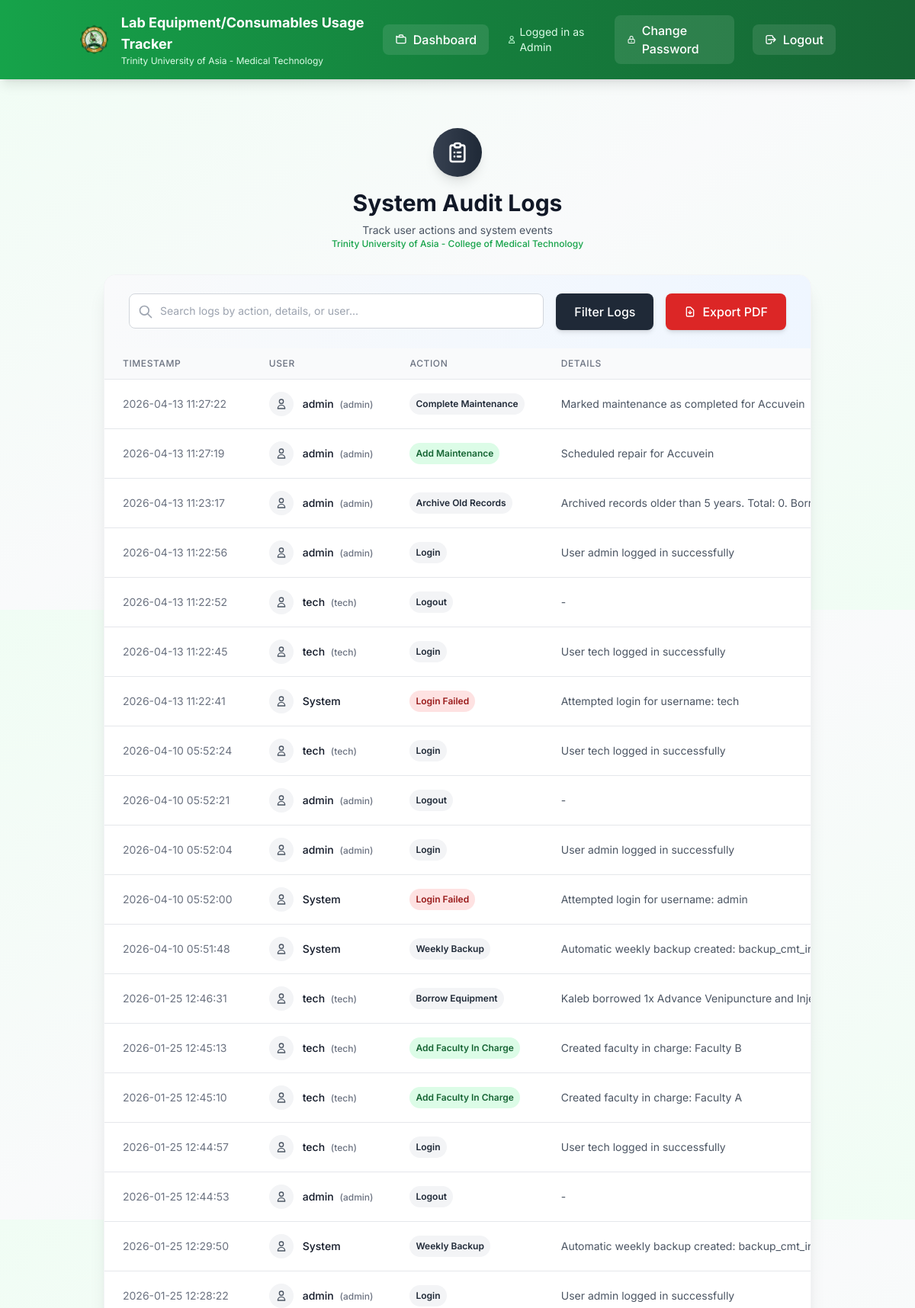
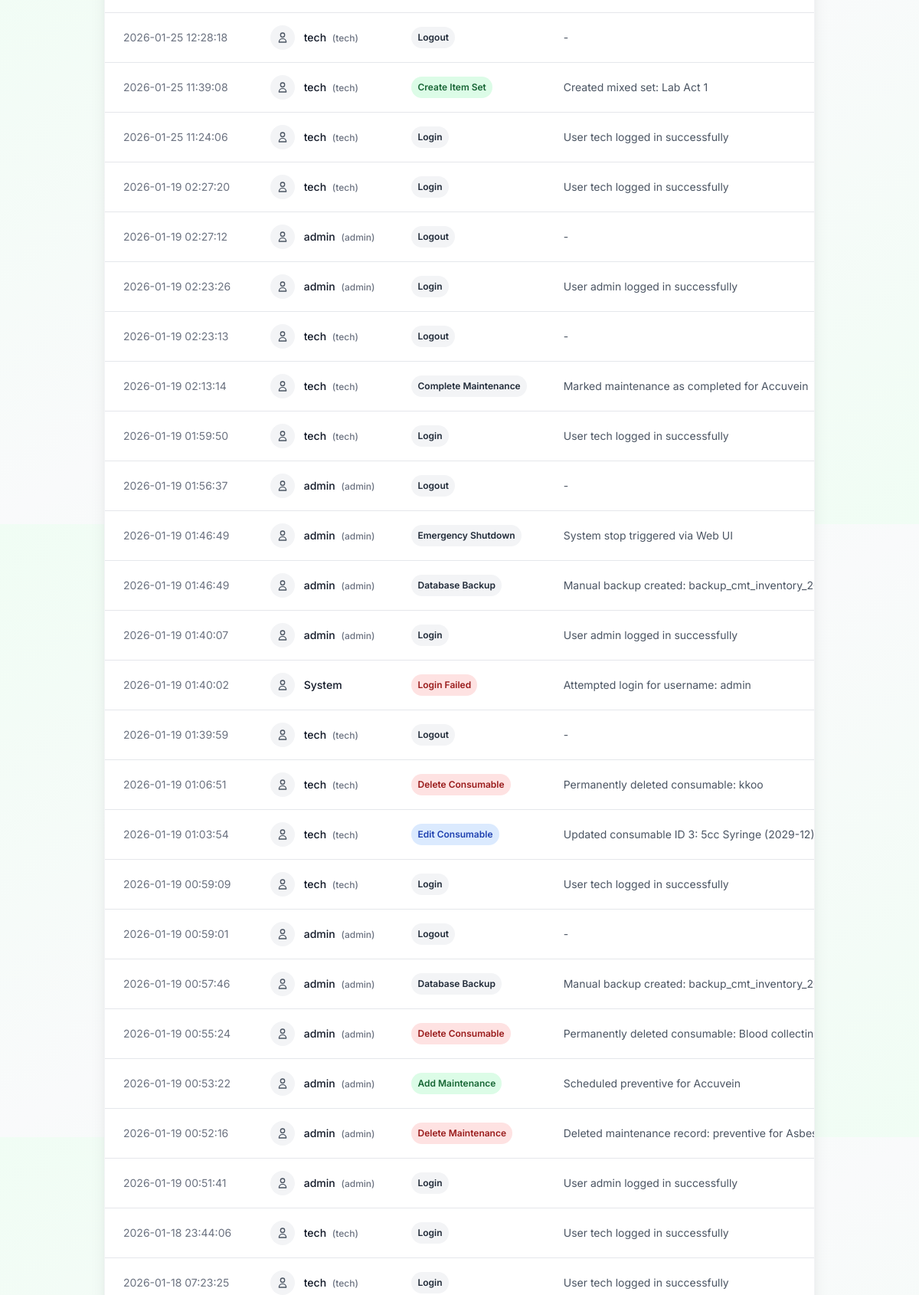
/admin/logs (signed in, upper part), run on the app's committed database (2 pictures, top to bottom).
### models.py (models this page shows)
class AuditLog(db.Model):
    id = db.Column(db.Integer, primary_key=True)
    user_id = db.Column(db.Integer, db.ForeignKey('user.id'), nullable=True)
    action = db.Column(db.String(100), nullable=False)
    details = db.Column(db.Text, nullable=True)
    timestamp = db.Column(db.DateTime, default=db.func.current_timestamp())
    ip_address = db.Column(db.String(45), nullable=True)
    user = db.relationship('User', backref='audit_logs')

class User(db.Model):
    id = db.Column(db.Integer, primary_key=True)
    username = db.Column(db.String(80), unique=True, nullable=False)
    password = db.Column(db.String(120), nullable=False)
    role = db.Column(db.String(20), nullable=False)  # admin, tech, faculty

### app.py (the view)
@app.route('/admin/logs')
def view_logs():
    if session.get('role') != 'admin':
        return redirect(url_for('dashboard'))
    q = request.args.get('q', '').strip()
    query = AuditLog.query.join(User, isouter=True)
    if q:
        query = query.filter(or_(
            AuditLog.action.ilike(f'%{q}%'),
            AuditLog.details.ilike(f'%{q}%'),
            User.username.ilike(f'%{q}%')
        ))
    logs = query.order_by(AuditLog.timestamp.desc()).limit(500).all()
    return render_template('system_logs.html', logs=logs, q=q)

### templates/system_logs.html (shortened to what this page needs)
{% extends "base.html" %}
{% block content %}
<div class="min-h-screen py-8 px-4 sm:px-6 lg:px-8">
  <div class="max-w-7xl mx-auto">
    <div class="text-center mb-8">
      <div class="mx-auto h-16 w-16 bg-gradient-to-r from-gray-700 to-gray-800 rounded-full flex items-center justify-center shadow-lg mb-4">
      </div>
      <h1 class="text-3xl font-bold text-gray-900 mb-2">System Audit Logs</h1>
      <p class="text-sm text-gray-600">Track user actions and system events</p>
      <p class="text-xs text-green-600 font-medium">Trinity University of Asia - College of Medical Technology</p>
    </div>
    <div class="bg-white rounded-2xl shadow-xl border border-gray-100 overflow-hidden mb-6">
      <div class="px-8 py-6 bg-gradient-to-r from-gray-50 to-blue-50">
        <form method="GET" action="{{ url_for('view_logs') }}" class="flex gap-4">
          <div class="flex-1 relative">
            <div class="absolute inset-y-0 left-0 pl-3 flex items-center pointer-events-none">
            </div>
            <input type="text" name="q" value="{{ q }}" placeholder="Search logs by action, details, or user..."
                   class="block w-full pl-10 pr-3 py-3 border border-gray-300 rounded-lg focus:ring-2 focus:ring-blue-500 focus:border-blue-500 text-sm">
          </div>
          <button type="submit" class="px-6 py-3 bg-gray-800 text-white font-medium rounded-lg hover:bg-gray-700 transition shadow-md">
            Filter Logs
          </button>
          <a href="{{ url_for('export_logs_pdf', q=q) }}" class="px-6 py-3 bg-red-600 text-white font-medium rounded-lg hover:bg-red-700 transition shadow-md flex items-center">
            <svg class="h-4 w-4 mr-2" fill="none" stroke="currentColor" viewBox="0 0 24 24">
              <path stroke-linecap="round" stroke-linejoin="round" stroke-width="2" d="M12 10v6m0 0l-3-3m3 3l3-3m2 8H7a2 2 0 01-2-2V5a2 2 0 012-2h5.586a1 1 0 01.707.293l5.414 5.414a1 1 0 01.293.707V19a2 2 0 01-2 2z"/>
            </svg>
            Export PDF
          </a>
        </form>
      </div>
      <div class="overflow-x-auto">
        <table class="min-w-full divide-y divide-gray-200">
          <thead class="bg-gray-50">
            <tr>
              <th class="px-6 py-3 text-left text-xs font-medium text-gray-500 uppercase tracking-wider">Timestamp</th>
              <th class="px-6 py-3 text-left text-xs font-medium text-gray-500 uppercase tracking-wider">User</th>
              <th class="px-6 py-3 text-left text-xs font-medium text-gray-500 uppercase tracking-wider">Action</th>
              <th class="px-6 py-3 text-left text-xs font-medium text-gray-500 uppercase tracking-wider">Details</th>
            </tr>
          </thead>
          <tbody class="bg-white divide-y divide-gray-200">
            {% for log in logs %}
            <tr class="hover:bg-gray-50 transition duration-150">
              <td class="px-6 py-4 whitespace-nowrap text-sm text-gray-500">
                {{ log.timestamp.strftime('%Y-%m-%d %H:%M:%S') }}
              </td>
              <td class="px-6 py-4 whitespace-nowrap">
                <div class="flex items-center">
                  <div class="h-8 w-8 bg-gray-100 rounded-full flex items-center justify-center mr-3">
                    <svg class="h-4 w-4 text-gray-600" fill="none" stroke="currentColor" viewBox="0 0 24 24">
                      <path stroke-linecap="round" stroke-linejoin="round" stroke-width="2" d="M16 7a4 4 0 11-8 0 4 4 0 018 0zM12 14a7 7 0 00-7 7h14a7 7 0 00-7-7z"/>
                    </svg>
                  </div>
                  <div class="text-sm font-medium text-gray-900">
                    {{ log.user.username if log.user else 'System' }}
                    {% if log.user %}
                    <span class="ml-1 text-xs text-gray-500">({{ log.user.role }})</span>
                    {% endif %}
                  </div>
                </div>
              </td>
              <td class="px-6 py-4 whitespace-nowrap">
                <span class="px-2 py-1 inline-flex text-xs leading-5 font-semibold rounded-full
                      {% if 'Delete' in log.action or 'Failed' in log.action %}bg-red-100 text-red-800
                      {% elif 'Create' in log.action or 'Add' in log.action %}bg-green-100 text-green-800
                      {% elif 'Edit' in log.action or 'Update' in log.action %}bg-blue-100 text-blue-800
                      {% elif 'Restore' in log.action %}bg-orange-100 text-orange-800
                      {% else %}bg-gray-100 text-gray-800{% endif %}">
                  {{ log.action }}
                </span>
              </td>
              <td class="px-6 py-4 text-sm text-gray-600 max-w-md truncate">
                {{ log.details or '-' }}
              </td>
            </tr>
            {% endfor %}
          </tbody>
        </table>
      </div>
    </div>
  </div>
</div>
{% endblock %}

### templates/base.html (style rules this page uses)
body { font-family: 'Inter', sans-serif; }
* { transition: all 0.2s ease-in-out; }

### templates/system_logs.html (style rules this page uses)
body { font-family: 'Inter', sans-serif; }
.max-w-7xl { animation: fadeInUp 0.6s ease-out; }

### data on the page
AuditLog: timestamp "2026-04-13 11:27:22", user "admin", user.role "admin", action "Complete Maintenance", details "Marked maintenance as completed for Accuvein"
AuditLog: timestamp "2026-04-13 11:27:19", user "admin", user.role "admin", action "Add Maintenance", details "Scheduled repair for Accuvein"
AuditLog: timestamp "2026-04-13 11:23:17", user "admin", user.role "admin", action "Archive Old Records", details "Archived records older than 5 years. Total: 0. BorrowLog:…"
AuditLog: timestamp "2026-04-13 11:22:56", user "admin", user.role "admin", action "Login", details "User admin logged in successfully"
AuditLog: timestamp "2026-04-13 11:22:52", user "tech", user.role "tech", action "Logout", details "-"
AuditLog: timestamp "2026-04-13 11:22:45", user "tech", user.role "tech", action "Login", details "User tech logged in successfully"
AuditLog: timestamp "2026-04-13 11:22:41", user "System", action "Login Failed", details "Attempted login for username: tech"
AuditLog: timestamp "2026-04-10 05:52:24", user "tech", user.role "tech", action "Login", details "User tech logged in successfully"
AuditLog: timestamp "2026-04-10 05:52:21", user "admin", user.role "admin", action "Logout", details "-"
AuditLog: timestamp "2026-04-10 05:52:04", user "admin", user.role "admin", action "Login", details "User admin logged in successfully"
AuditLog: timestamp "2026-04-10 05:52:00", user "System", action "Login Failed", details "Attempted login for username: admin"
AuditLog: timestamp "2026-04-10 05:51:48", user "System", action "Weekly Backup", details "Automatic weekly backup created: backup_cmt_inventory_…"
AuditLog: timestamp "2026-01-25 12:46:31", user "tech", user.role "tech", action "Borrow Equipment", details "Kaleb borrowed 1x Advance Venipuncture and Injection Ar…"
AuditLog: timestamp "2026-01-25 12:45:13", user "tech", user.role "tech", action "Add Faculty In Charge", details "Created faculty in charge: Faculty B"
AuditLog: timestamp "2026-01-25 12:45:10", user "tech", user.role "tech", action "Add Faculty In Charge", details "Created faculty in charge: Faculty A"
AuditLog: timestamp "2026-01-25 12:44:57", user "tech", user.role "tech", action "Login", details "User tech logged in successfully"
AuditLog: timestamp "2026-01-25 12:44:53", user "admin", user.role "admin", action "Logout", details "-"
AuditLog: timestamp "2026-01-25 12:29:50", user "System", action "Weekly Backup", details "Automatic weekly backup created: backup_cmt_inventory_…"
AuditLog: timestamp "2026-01-25 12:28:22", user "admin", user.role "admin", action "Login", details "User admin logged in successfully"
AuditLog: timestamp "2026-01-25 12:28:18", user "tech", user.role "tech", action "Logout", details "-"
AuditLog: timestamp "2026-01-25 11:39:08", user "tech", user.role "tech", action "Create Item Set", details "Created mixed set: Lab Act 1"
AuditLog: timestamp "2026-01-25 11:24:06", user "tech", user.role "tech", action "Login", details "User tech logged in successfully"
AuditLog: timestamp "2026-01-19 02:27:20", user "tech", user.role "tech", action "Login", details "User tech logged in successfully"
AuditLog: timestamp "2026-01-19 02:27:12", user "admin", user.role "admin", action "Logout", details "-"
AuditLog: timestamp "2026-01-19 02:23:26", user "admin", user.role "admin", action "Login", details "User admin logged in successfully"
AuditLog: timestamp "2026-01-19 02:23:13", user "tech", user.role "tech", action "Logout", details "-"
AuditLog: timestamp "2026-01-19 02:13:14", user "tech", user.role "tech", action "Complete Maintenance", details "Marked maintenance as completed for Accuvein"
AuditLog: timestamp "2026-01-19 01:59:50", user "tech", user.role "tech", action "Login", details "User tech logged in successfully"
AuditLog: timestamp "2026-01-19 01:56:37", user "admin", user.role "admin", action "Logout", details "-"
AuditLog: timestamp "2026-01-19 01:46:49", user "admin", user.role "admin", action "Emergency Shutdown", details "System stop triggered via Web UI"
AuditLog: timestamp "2026-01-19 01:46:49", user "admin", user.role "admin", action "Database Backup", details "Manual backup created: backup_cmt_inventory_20260119_…"
AuditLog: timestamp "2026-01-19 01:40:07", user "admin", user.role "admin", action "Login", details "User admin logged in successfully"
AuditLog: timestamp "2026-01-19 01:40:02", user "System", action "Login Failed", details "Attempted login for username: admin"
AuditLog: timestamp "2026-01-19 01:39:59", user "tech", user.role "tech", action "Logout", details "-"
AuditLog: timestamp "2026-01-19 01:06:51", user "tech", user.role "tech", action "Delete Consumable", details "Permanently deleted consumable: kkoo"
AuditLog: timestamp "2026-01-19 01:03:54", user "tech", user.role "tech", action "Edit Consumable", details "Updated consumable ID 3: 5cc Syringe (2029-12)"
AuditLog: timestamp "2026-01-19 00:59:09", user "tech", user.role "tech", action "Login", details "User tech logged in successfully"
AuditLog: timestamp "2026-01-19 00:59:01", user "admin", user.role "admin", action "Logout", details "-"
AuditLog: timestamp "2026-01-19 00:57:46", user "admin", user.role "admin", action "Database Backup", details "Manual backup created: backup_cmt_inventory_20260119_…"
AuditLog: timestamp "2026-01-19 00:55:24", user "admin", user.role "admin", action "Delete Consumable", details "Permanently deleted consumable: Blood collecting tube, G…"
AuditLog: timestamp "2026-01-19 00:53:22", user "admin", user.role "admin", action "Add Maintenance", details "Scheduled preventive for Accuvein"
AuditLog: timestamp "2026-01-19 00:52:16", user "admin", user.role "admin", action "Delete Maintenance", details "Deleted maintenance record: preventive for…"
AuditLog: timestamp "2026-01-19 00:51:41", user "admin", user.role "admin", action "Login", details "User admin logged in successfully"
AuditLog: timestamp "2026-01-18 23:44:06", user "tech", user.role "tech", action "Login", details "User tech logged in successfully"
AuditLog: timestamp "2026-01-18 07:23:25", user "tech", user.role "tech", action "Login", details "User tech logged in successfully"

### other printed values
{{ session.get('role', 'User').title() }} "Admin"
